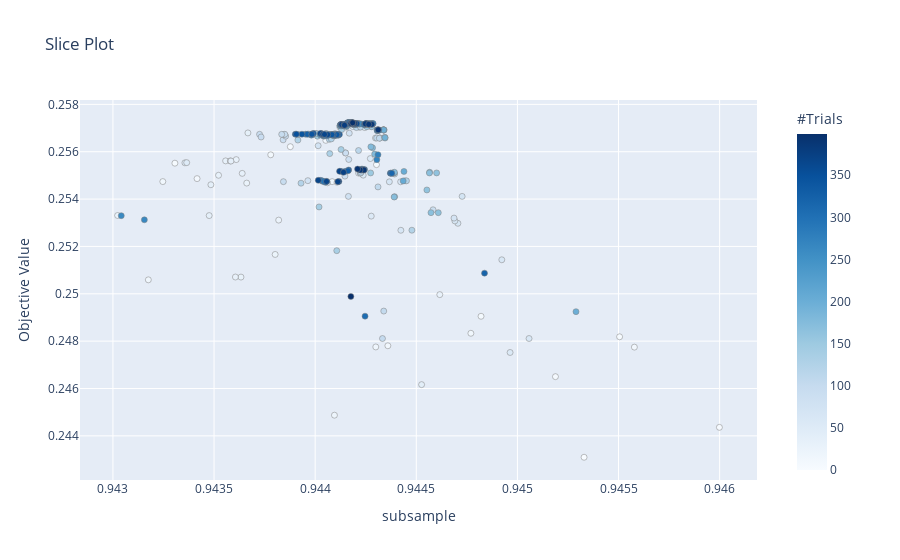

Notebook code cell kept with this figure:
### Code cell
opt.visualization.plot_slice(xgb_study, params=['subsample'])

### Figure 1 — Plotly figure (JSON) as saved in the notebook; plotly's stock layout.template omitted (floating-point values rounded to 4 significant figures; data arrays with more than 128 entries replaced by an {"elided": "..."} marker saying what was removed)
{"data": [{"marker": {"color": {"elided": "380 int values"}, "colorbar": {"title": {"text": "#Trials"}, "x": 1, "xpad": 40}, "colorscale": [[0, "rgb(247,251,255)"], [0.125, "rgb(222,235,247)"], [0.25, "rgb(198,219,239)"], [0.375, "rgb(158,202,225)"], [0.5, "rgb(107,174,214)"], [0.625, "rgb(66,146,198)"], [0.75, "rgb(33,113,181)"], [0.875, "rgb(8,81,156)"], [1, "rgb(8,48,107)"]], "line": {"color": "Grey", "width": 0.5}}, "mode": "markers", "showlegend": false, "type": "scatter", "x": {"elided": "380 float values"}, "y": {"elided": "380 float values"}}], "layout": {"title": {"text": "Slice Plot"}, "xaxis": {"title": {"text": "subsample"}}, "yaxis": {"title": {"text": "Objective Value"}}}}
